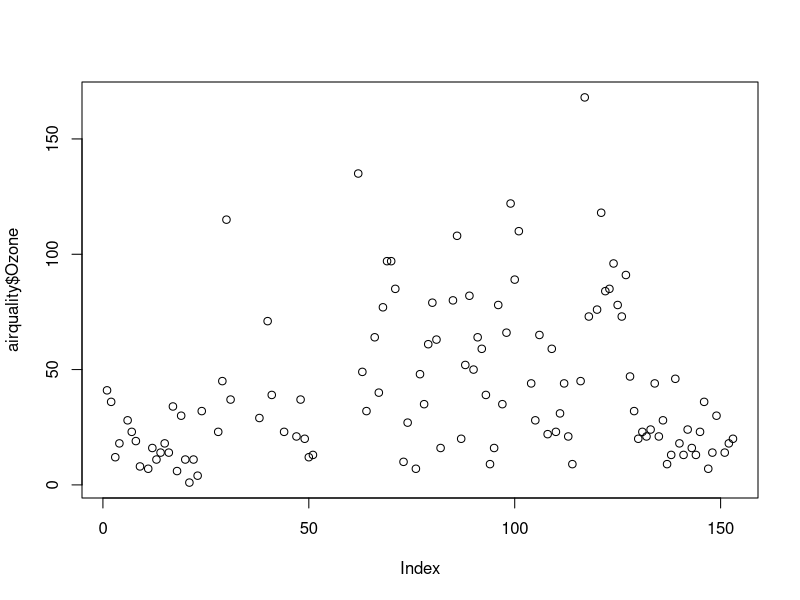
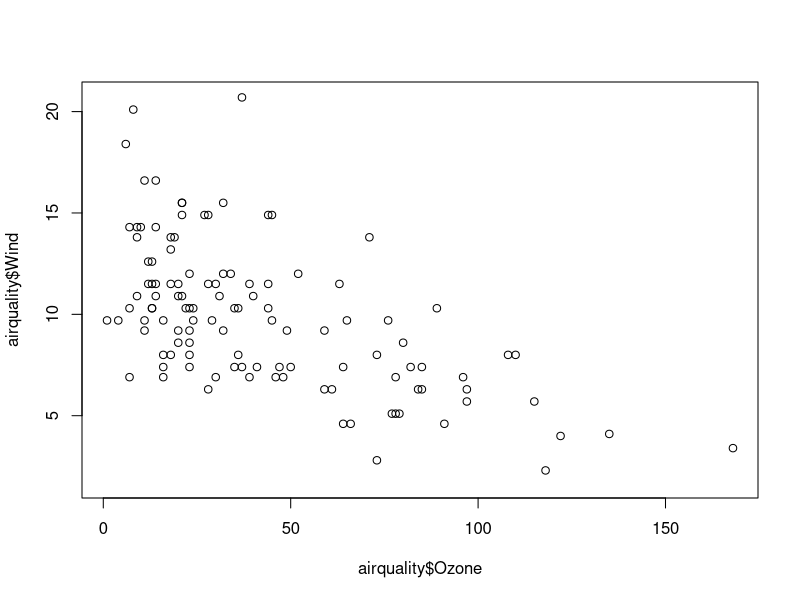

Recreate these plots in R, in order.
# Title     : R statistical graphing testing
# Objective : To briefly see how R works
# Created by: Frank
# Created on: 2020/4/15


# Loading the built-in data set airquality
data(airquality)
# Line chart
head(airquality)
summary(airquality)

plot(airquality$Ozone)
plot(airquality$Ozone, airquality$Wind)
